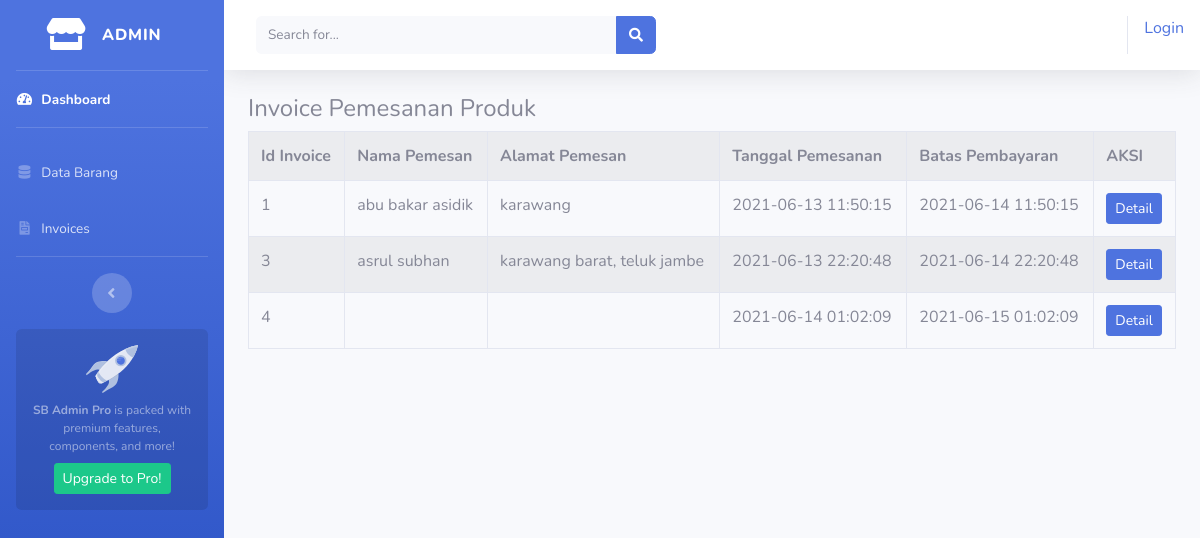
The page /index.php/admin/invoice on the database its author committed.
### tables this page shows
CREATE TABLE `tbl_invoice` (
  `id` int(11) NOT NULL,
  `nama` varchar(50) NOT NULL,
  `alamat` varchar(300) NOT NULL,
  `tgl_pesanan` datetime NOT NULL,
  `batas_bayar` datetime NOT NULL
);

### application/controllers/admin/invoice.php (called while the page is built, shortened)
<?php
class Invoice extends CI_Controller{
	public function index()
	{
		$data['invoice'] = $this->model_invoice->tampil_data();
		$this->load->view('templates_admin/header');
		$this->load->view('templates_admin/sidebar');
		$this->load->view('admin/invoice', $data);
		$this->load->view('templates_admin/footer');
	}
}
?>

### index.php (called while the page is built, shortened)
<?php
require_once BASEPATH.'core/CodeIgniter.php';

### application/models/model_invoice.php (called while the page is built, shortened)
<?php
class Model_invoice extends CI_Model {
	public function tampil_data()
	{
		$result = $this->db->get('tbl_invoice');
		if($result->num_rows() > 0 )  {
			return $result->result();
		} else {
			return false;
		}
	}
}
?>

### application/views/admin/invoice.php (the view)
<div class="container-fluid">
	<h4>Invoice Pemesanan Produk</h4>
	<table class="table table-bordered table-hover table-striped">
		<tr>
			<th>Id Invoice</th>
			<th>Nama Pemesan</th>
			<th>Alamat Pemesan</th>
			<th>Tanggal Pemesanan</th>
			<th>Batas Pembayaran</th>
			<th>AKSI</th>
		</tr>
		<?php foreach ($invoice as $inv) : ?>
			<tr>
				<td><?php echo $inv->id ?></td>
				<td><?php echo $inv->nama ?></td>
				<td><?php echo $inv->alamat ?></td>
				<td><?php echo $inv->tgl_pesanan ?></td>
				<td><?php echo $inv->batas_bayar ?></td>
				<td><?php echo anchor('admin/invoice/detail/'.$inv->id, '<div class="btn btn-sm btn-primary">Detail</div>') ?></td>
			</tr>
		<?php endforeach;  ?>
	</table>
</div>

### rows shown on the page
tbl_invoice: id "1", nama "abu bakar asidik", alamat "karawang", tgl_pesanan "2021-06-13 11:50:15", batas_bayar "2021-06-14 11:50:15", id "Detail"
tbl_invoice: id "3", nama "asrul subhan", alamat "karawang barat, teluk jambe", tgl_pesanan "2021-06-13 22:20:48", batas_bayar "2021-06-14 22:20:48", id "Detail"
tbl_invoice: id "4", tgl_pesanan "2021-06-14 01:02:09", batas_bayar "2021-06-15 01:02:09", id "Detail"

### other values the page prints
anchor('auth/login', 'Login') "Login"
